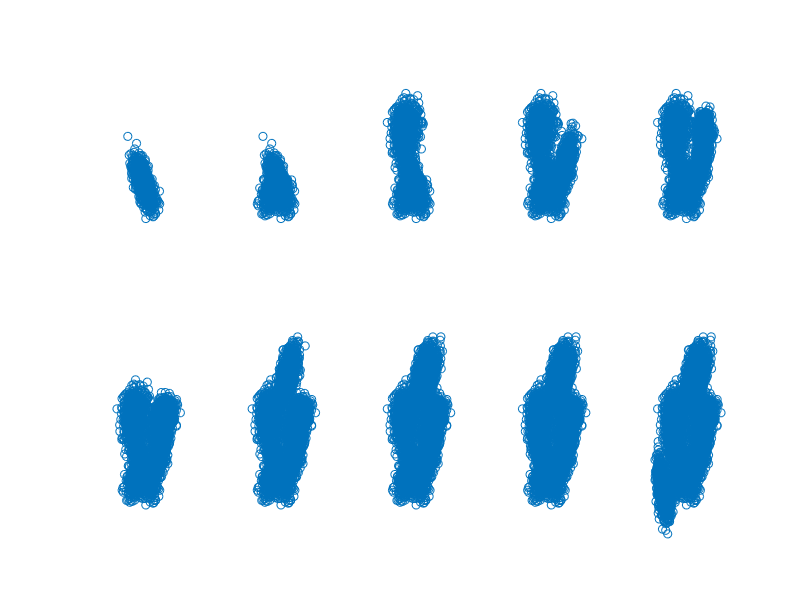

Here is the MATLAB script that generated this plot:
X = load('demo.dat');
figure(3);
for k=1:10
    subplot(2,5,k);
    scatter(X(1:k*1000,1),X(1:k*1000,2),'b.');
    axis([-10 10 -10 10]);
    axis off;
end
